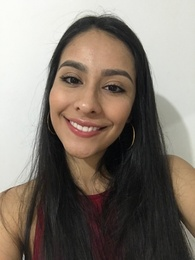
%> input picture punto10/IMG_2316.jpeg, 195 x 260 px, shrunk from 961 x 1280 before the run
$ octave 10.m   (GNU Octave 9; MATLAB toolbox functions it lacks are replaced by stand-ins)
%> lines starting %> are read from the running program, lines starting %| are printed output that depends on the picture; in (x1, y1, x2, y2) boxes, pixels count from 0 and x2, y2 are one past the last pixel; in counts of white or black regions, pixels touching at a corner belong together; the program's own positions count from 1
%NORMA 1
I1=imread('IMG_2316.jpeg');
%> I1 is the input picture: size 260x195x3 uint8; mean R, G, B 131.1, 121.2, 111.8
IG=double(rgb2gray(I1));
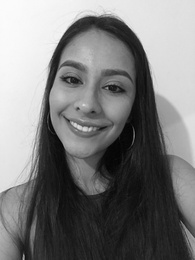
%> IG: size 260x195 double; min 1, max 252, mean 123.1
i = 1;
p = 1;
while 1
    if i > 1
        IP_a = IP;
    end
    IP=IG+1000/(i);
% [8 lines of commented-out code are left out]
    if i > 1
        diff = IP_a - IP;
        d = norm(double(diff), p);
        disp(d)
    end
    if i > 1 && d < 0.01
        imshow(cast(IP_a, 'uint8'))
        break
    end
    i = i+1;
end
%> this loop made 5100 passes
%> d on passes 2 to 13: 130000, 43333.3, 21666.7, 13000, 8666.7, 6190.5, 4642.9, 3611.1, 2888.9, 2363.6, 1969.7, 1666.7
%| 130000
%| 4.3333e+04
%| 2.1667e+04
%| 13000
%| 8666.7
%| 6190.5
%| 4642.9
%| 3611.1
%> (further printed lines are left out)
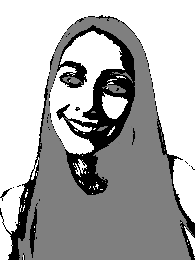
%> diff: size 260x195 double; min 3.85e-05, max 3.85e-05, mean 3.85e-05; drawn with min black and max white
%> after the loop, d = 0.01; i = 5100
%%
%NORMA 2
i=1;
p = 2;
while 1
    if i > 1
        IP_a = IP;
    end
    IP=IG+10/(i);
%     if i <= 10 || i == 1000
%         imshow(cast(IP, 'uint8'))
%     end
    if i > 1
        diff = IP_a - IP;
        d = norm(double(diff), p);
        disp(d)
    end
    if i > 1 && d < 0.01
        imshow(cast(IP_a, 'uint8'))
        break
    end
    i = i+1;
end
%> this loop made 476 passes
%> d on passes 2 to 13: 1125.8, 375.3, 187.6, 112.6, 75.06, 53.61, 40.21, 31.27, 25.02, 20.47, 17.06, 14.43
%| 1125.8
%| 375.28
%| 187.64
%| 112.58
%| 75.056
%| 53.611
%| 40.208
%| 31.273
%> (further printed lines are left out)
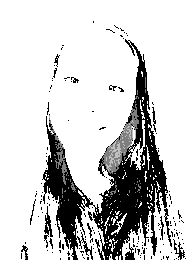
%> diff: size 260x195 double; min 4.42e-05, max 4.42e-05, mean 4.42e-05; drawn with min black and max white
%> after the loop, d = 0.00996; i = 476
%%
%NORMA INF
i=1;
p = inf;
while 1
    if i > 1
        IP_a = IP;
    end
    IP=IG+1000/(i);
    if i > 1
        diff = IP_a - IP;
        d = norm(double(diff), p);
        disp(d)
    end
    if i > 1 && d < 0.01
        imshow(cast(IP_a, 'uint8'))
        break
    end
    i = i+1;
end
%> this loop made 4417 passes
%> d on passes 2 to 13: 97500, 32500, 16250, 9750, 6500, 4642.9, 3482.1, 2708.3, 2166.7, 1772.7, 1477.3, 1250
%| 97500
%| 3.2500e+04
%| 1.6250e+04
%| 9750
%| 6500.0
%| 4642.9
%| 3482.1
%| 2708.3
%> (further printed lines are left out)
%> pass 3, `diff = IP_a - IP;`:
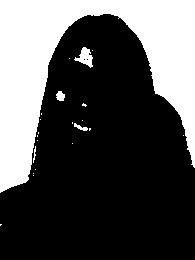
%> diff: size 260x195 double; values 166.7 (black) and 166.7 (white), 31.8% white; 22 white regions (17 under 20 px), largest, box (x1, y1, x2, y2) and area: (0, 0, 195, 193) 15737, (74, 47, 93, 68) 201, (56, 91, 65, 101) 68, (74, 123, 88, 131) 49, (33, 146, 36, 163) 24
%> after the loop:
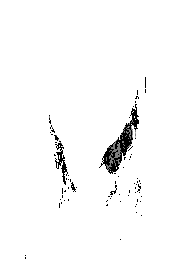
%> diff: size 260x195 double; min 5.13e-05, max 5.13e-05, mean 5.13e-05; drawn with min black and max white
%> after the loop, d = 0.01; i = 4417
%%
%NORMA FROBENIUS
i=1;
p = 'fro';
while 1
    if i > 1
        IP_a = IP;
    end
    IP=IG+1000/(i);
    if i > 1
        diff = IP_a - IP;
        d = norm(double(diff), p);
        disp(d)
    end
    if i > 1 && d < 0.01
        imshow(cast(IP_a, 'uint8'))
        break
    end
    i = i+1;
end
%> this loop made 4746 passes
%> d on passes 2 to 13: 112583.3, 37527.8, 18763.9, 11258.3, 7505.6, 5361.1, 4020.8, 3127.3, 2501.9, 2047, 1705.8, 1443.4
%| 1.1258e+05
%| 3.7528e+04
%| 1.8764e+04
%| 1.1258e+04
%| 7505.6
%| 5361.1
%| 4020.8
%| 3127.3
%> (further printed lines are left out)
%> after the loop, d = 0.01; i = 4746

$ run again, with punto10/1000.jpg copied over punto10/IMG_2316.jpeg
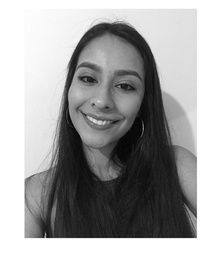
%> input picture punto10/1000.jpg, 222 x 260 px, shrunk from 825 x 968 before the run
%> I1 is the input picture: size 260x222x3 uint8; min 0, max 255, mean 165.2
%> the loop `while 1` made 5100 passes
%> d on passes 2 to 9: 130000, 43333.3, 21666.7, 13000, 8666.7, 6190.5, 4642.9, 3611.1
%> (printed output is left out)
%> after the loop `while 1`: d = 0.01; i = 5100
%> the loop `while 1` made 491 passes
%> d on passes 2 to 9: 1201.2, 400.4, 200.2, 120.1, 80.08, 57.2, 42.9, 33.37
%> (printed output is left out)
%> after the loop `while 1`: d = 0.00999; i = 491
%> the loop `while 1` made 4713 passes
%> d on passes 2 to 9: 111000, 37000, 18500, 11100, 7400, 5285.7, 3964.3, 3083.3
%> (printed output is left out)
%> after the loop `while 1`:
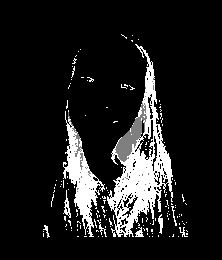
%> diff: size 260x222 double; min 4.5e-05, max 4.5e-05, mean 4.5e-05; drawn with min black and max white
%> after the loop `while 1`: d = 0.01; i = 4713
%> the loop `while 1` made 4903 passes
%> d on passes 2 to 9: 120124.9, 40041.6, 20020.8, 12012.5, 8008.3, 5720.2, 4290.2, 3336.8
%> (printed output is left out)
%> after the loop `while 1`:
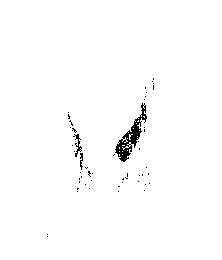
%> diff: size 260x222 double; min 4.16e-05, max 4.16e-05, mean 4.16e-05; mean of the top-left, top-right, bottom-left and bottom-right quarters 4.16e-05, 4.16e-05, 4.16e-05, 4.16e-05; drawn with min black and max white
%> after the loop `while 1`: d = 0.01; i = 4903
